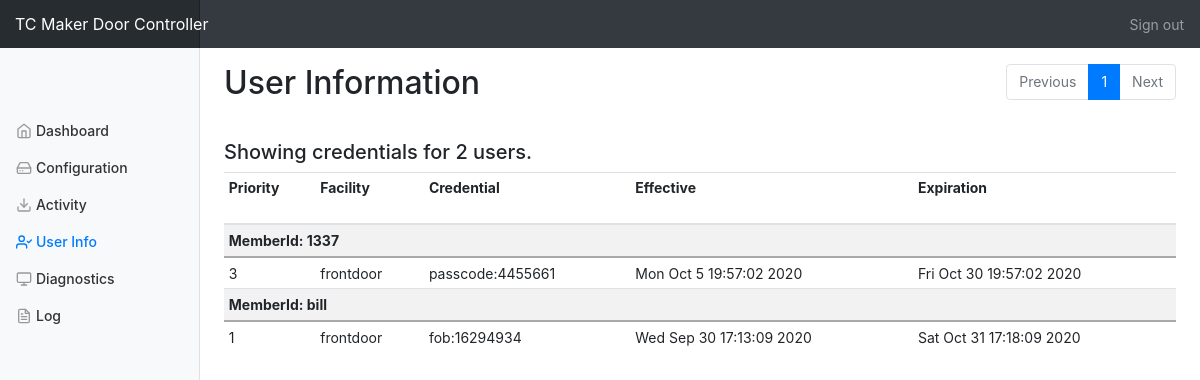
Screenshot of /users with the database file from the repository.
### models.py (models this page shows, shortened)
class Credential(Base):
    KEYFOB = 'fob'
    PASSCODE = 'passcode'
    __tablename__ = 'credentials'
    id = Column(Integer, primary_key=True)
    facility = Column(String, nullable=False)
    memberid = Column(String, nullable=False)
    credential = Column(String, nullable=False)
    type = Column(String, nullable=False)
    effective = Column(DateTime, nullable=False)
    expiration = Column(DateTime, nullable=False)
    tag = Column(String, nullable=False)
    priority = Column(Integer)

### webpanel.py (the view)
@webpanel.route('/users')
@auth.login_required
def users():
    page = request.args['page'] if 'page' in request.args else 1
    try:
        page = int(page)
    except:
        page = 1
    page = max(1, page)
    perPage = 200
    g.dbsession = Config.ScopedSession()
    now = datetime.now(utc)
    total = g.dbsession.query(Credential).filter(Credential.expiration > now).count()
    pages = ceil(total / perPage)
    page = min(pages, page)
    pagerange = range(max(0, page - 3) + 1, min(pages, page + 2) + 1)
    members = g.dbsession.query(Credential).filter(Credential.expiration > now)\
        .order_by(Credential.memberid)\
        .order_by(Credential.priority)\
        .order_by(Credential.expiration).offset((page - 1) * perPage).limit(perPage).all()
    membersgrouped = dict((k,list(v)) for k,v in groupby(members, lambda m : m.memberid))
    for k,v in membersgrouped.items():
        print(k,len(list(v)))
    return render_template('users.html', activity=activity, members=membersgrouped,ctx="users",page=page, pages=pages,pagerange=pagerange)

### webpanel.py (called while the page is built)
@webpanel.teardown_appcontext
def shutdown_session(exception=None):
    if hasattr(g,'dbsession'):
        g.dbsession.close()

### templates/users.html (shortened to what this page needs)
{% extends "base.html" %}
{% block titlecontent %}<div class="w-100">
        <div class="float-left"><h1 class="h2">User Information</h1></div>
    <div class="float-right">
<nav aria-label="Page navigation example">
  <ul class="pagination">
      <li class="page-item {% if page == 1 %}disabled{% endif %}" >
      <a class="page-link" href="{{ url_for('users', page=page-1) }}" aria-label="Previous">Previous </a>
    </li>
    {% for pn in pagerange %}
    <li class="page-item {% if page == pn %}active{% endif %}"><a class="page-link" href="{{url_for('users',page=pn)}}">{{ pn }}</a></li>
    {% endfor %}
    <li class="page-item {% if page == pages %}disabled{% endif %}">
      <a class="page-link" href="{{ url_for('users', page=page+1) }}" aria-label="Next">Next</a>
    </li>
  </ul>
</nav>
    </div>
    </div>{% endblock %}
{% block content %}
<h5>Showing credentials for {{ members|length }} users.</h5>
<table id="mytable" class="table table-sm table-striped">
<thead>
    <tr class="header"><th>Priority</th>
    <th>Facility</th>
    <th >Credential</th>
    <th >Effective</th>
    <th >Expiration</th>
</tr>
    </thead>
{% for k,v in members.items() %}
    <tr class="grouper">
    <th colspan="5">MemberId: {{ k }}</th>
    </tr>
    {% for m in v %}
    <td>{{ m.priority }}</td>
    <td>{{ m.facility }}</td>
    <td>{{ m.type }}:{{ m.credential }}</td>
        <td>{{ m.effective.strftime("%c") }}</td>
        <td>{{ m.expiration.strftime("%c") }}</td>
        {% endfor %}
{% endfor %}
</table>
{% endblock %}

### static/tcdoorstyles.css (style rules this page uses)
body { font-size: .875rem; }

### templates/users.html (style rules this page uses)
tr.header>th { padding-bottom: 25px; }
tr.grouper th { border-bottom: darkgray 2px solid; }

### rows the page displays
Credential: memberid "1337", priority "3", facility "frontdoor", type "passcode", credential "4455661", effective "Mon Oct 5 19:57:02 2020", expiration "Fri Oct 30 19:57:02 2020"
Credential: memberid "bill", priority "1", facility "frontdoor", type "fob", credential "16294934", effective "Wed Sep 30 17:13:09 2020", expiration "Sat Oct 31 17:18:09 2020"

### other values shown
{{ v[0] }} "Dashboard" "Configuration" "Activity" "User Info" "Diagnostics" "Log"
{{ pn }} "1"
{{ members|length }} "2"
